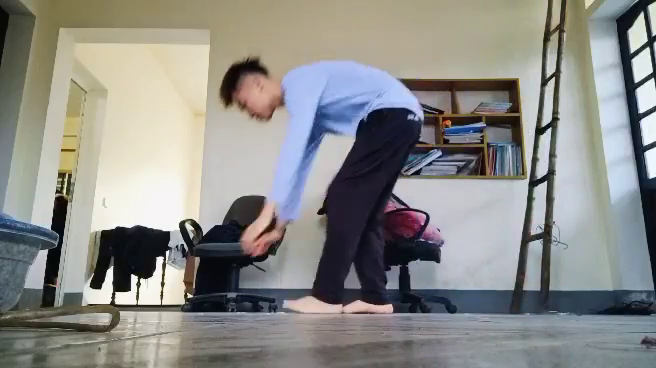
#> input picture frame 89 of test/test0.mp4, 656 x 368 px, given in place of test.mov, which was not available
$ python main.py
#> lines starting #> are read from the running program, lines starting #| are printed output that depends on the picture; pictures that were not available may be replaced by others from this repository, and a replacement may not be noted
import cv2
import numpy as np
import os
from datetime import datetime

up_move_dir = 'data/up_move'
down_move_dir = 'data/down_move'
no_move_dir = 'data/no_move'

if not os.path.exists(up_move_dir):
    os.makedirs(up_move_dir)
if not os.path.exists(down_move_dir):
    os.makedirs(down_move_dir)
if not os.path.exists(no_move_dir):
    os.makedirs(no_move_dir)

down_move_files = os.listdir(down_move_dir)
no_move_files = os.listdir(no_move_dir)
up_move_files = os.listdir(up_move_dir)

up_move_index = len(up_move_files)
no_move_index = len(no_move_files)
down_move_index = len(down_move_files)

video_path = "test/test.mov"
capture = cv2.VideoCapture(video_path)

_, frame1 = capture.read()
#> frame1 is the input picture: shape (368, 656, 3); mean B, G, R 136.1, 139.4, 139.6
prvs = cv2.cvtColor(frame1, cv2.COLOR_BGR2GRAY)
hsv_mask = np.zeros_like(frame1)
hsv_mask[..., 1] = 255

pause = False

while True:
    if not pause:
        _, frame2 = capture.read()
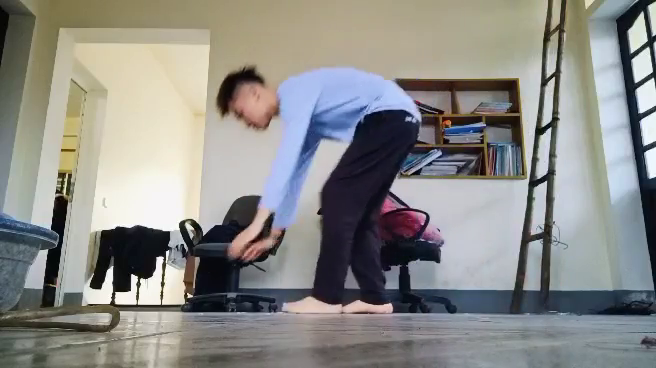
#> input picture frame 90 of test/test0.mp4, 656 x 368 px, given in place of test.mov, which was not available
#> frame2 is the input picture: shape (368, 656, 3); mean B, G, R 135.7, 139.1, 139.4
        if frame2 is None:
            break

        next = cv2.cvtColor(frame2, cv2.COLOR_BGR2GRAY)
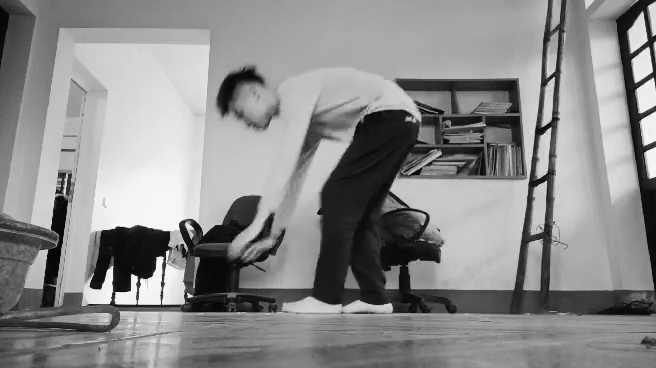
#> next: shape (368, 656); min 0, max 255, mean 138.8
        flow = cv2.calcOpticalFlowFarneback(prvs, next, None, 0.5, 3, 15, 3, 5, 1.2, 0)
        mag, ang = cv2.cartToPolar(flow[..., 0], flow[..., 1])
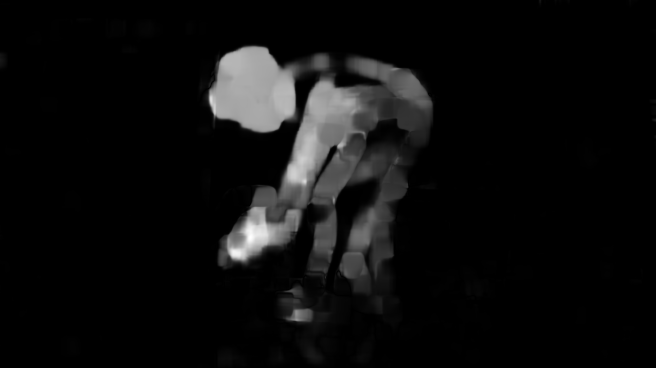
#> mag: shape (368, 656) float32; min 3.24e-20, max 14.83, mean 0.791; drawn with min black and max white
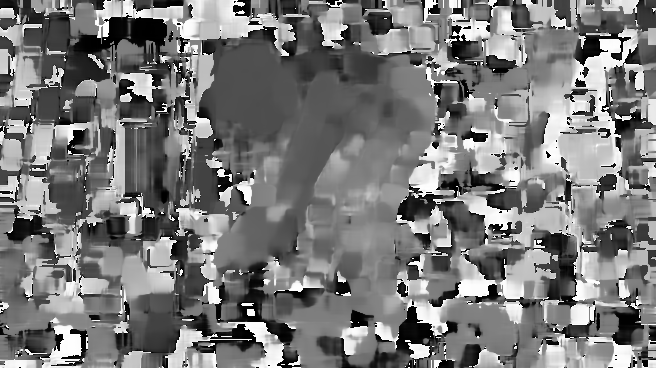
#> ang: shape (368, 656) float32; min 3.39e-06, max 6.28, mean 3; drawn with min black and max white
        hsv_mask[..., 0] = ang * 180 / np.pi / 2
        hsv_mask[..., 2] = cv2.normalize(mag, None, 0, 255, cv2.NORM_MINMAX)
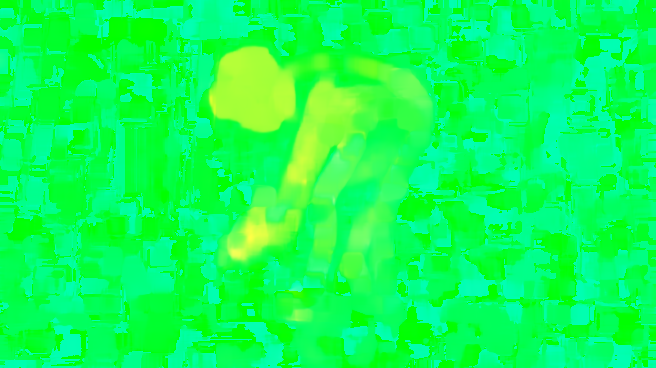
#> hsv_mask: shape (368, 656, 3); mean of channels 0, 1, 2 85.4, 255, 13.4; drawn as B, G, R
        rgb_representation = cv2.cvtColor(hsv_mask, cv2.COLOR_HSV2BGR)
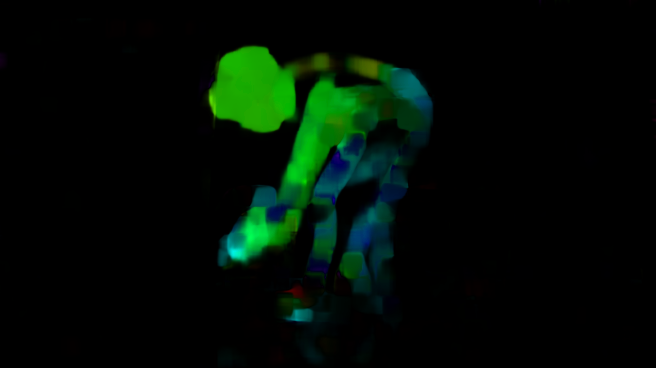
#> rgb_representation: shape (368, 656, 3); mean B, G, R 4.1, 12.7, 1.1

        combined_frame = np.hstack((frame2, rgb_representation))
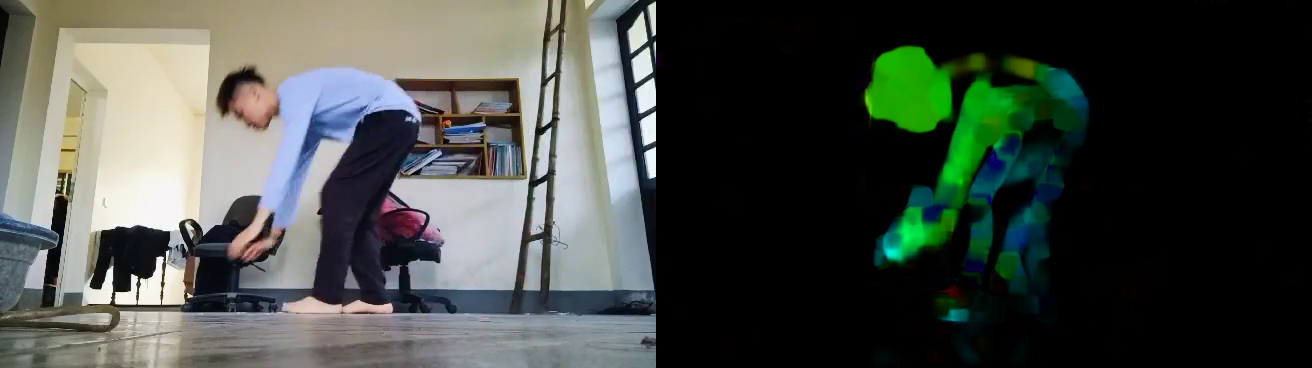
#> combined_frame: shape (368, 1312, 3); mean B, G, R 69.9, 75.9, 70.2
        cv2.imshow('Original vs Optical Flow', combined_frame)

    kk = cv2.waitKey(30) & 0xFF
#> (key q is pressed here)

    if kk == ord('q'):
        break
    elif kk == ord('p'):
        pause = not pause
    elif kk == ord('u'):
        filename = f"data/up_move/up_move_" + str(up_move_index) + ".png"
        cv2.imwrite(filename, rgb_representation)
        up_move_index += 1

    elif kk == ord('d'):
        filename = "data/down_move/down_move_" + str(down_move_index) + ".png"
        cv2.imwrite(filename, rgb_representation)
        down_move_index += 1

    elif kk == ord('n'):
        filename = "data/no_move/no_move_" + str(no_move_index) + ".png"
        cv2.imwrite(filename, rgb_representation)
        no_move_index += 1


    prvs = next

capture.release()
cv2.destroyAllWindows()

$ run again, starting later in the video
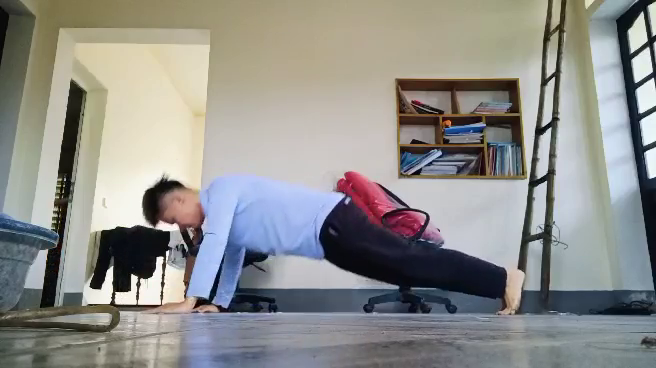
#> input picture frame 401 of test/test0.mp4, 656 x 368 px, given in place of test.mov, which was not available
#> frame1 is the input picture: shape (368, 656, 3); mean B, G, R 139.6, 142.8, 143
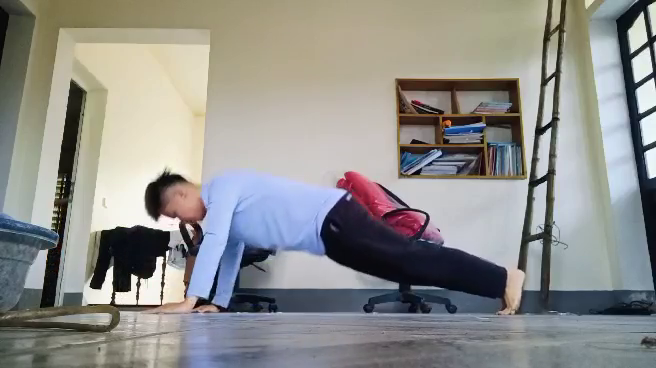
#> input picture frame 402 of test/test0.mp4, 656 x 368 px, given in place of test.mov, which was not available
#> frame2 is the input picture: shape (368, 656, 3); mean B, G, R 139.7, 142.7, 143
#> `combined_frame = np.hstack((frame2, rgb_representation))`:
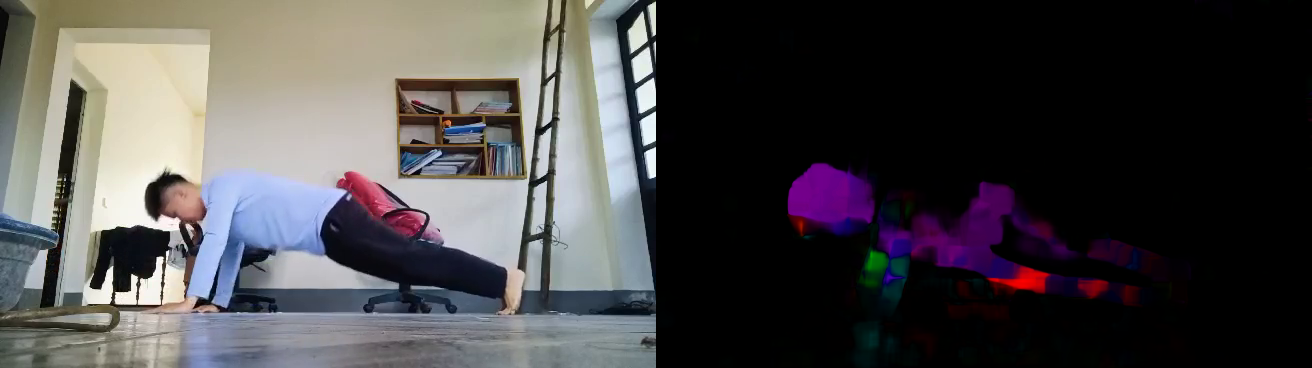
#> combined_frame: shape (368, 1312, 3); mean B, G, R 72.8, 71.7, 74.1

$ run again, starting later in the video
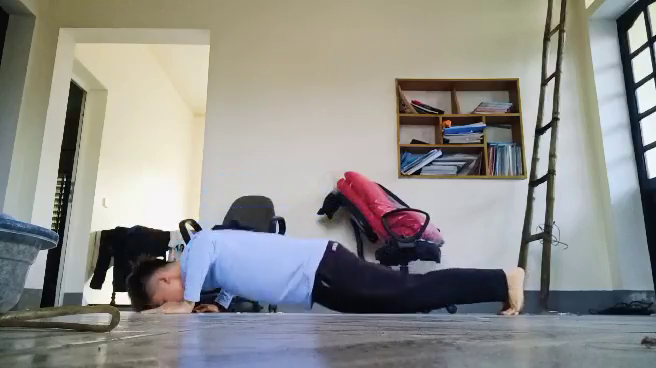
#> input picture frame 713 of test/test0.mp4, 656 x 368 px, given in place of test.mov, which was not available
#> frame1 is the input picture: shape (368, 656, 3); mean B, G, R 139.2, 142.5, 142.9
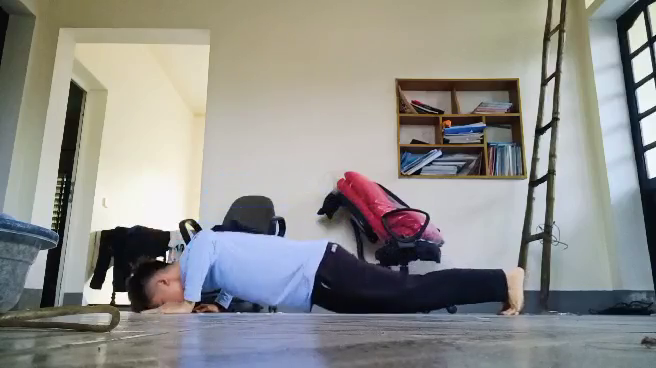
#> input picture frame 714 of test/test0.mp4, 656 x 368 px, given in place of test.mov, which was not available
#> frame2 is the input picture: shape (368, 656, 3); mean B, G, R 139.3, 142.5, 142.9
#> `combined_frame = np.hstack((frame2, rgb_representation))`:
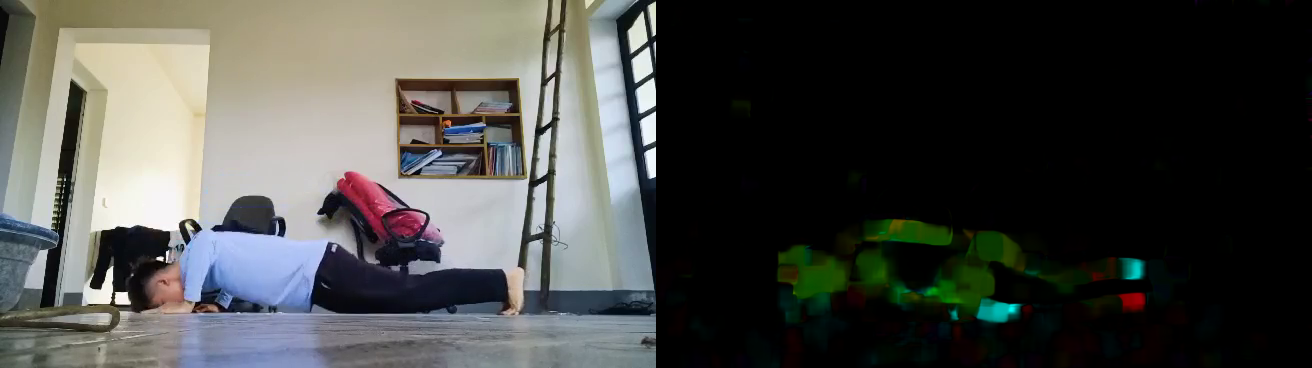
#> combined_frame: shape (368, 1312, 3); mean B, G, R 70.3, 73.4, 72.3
